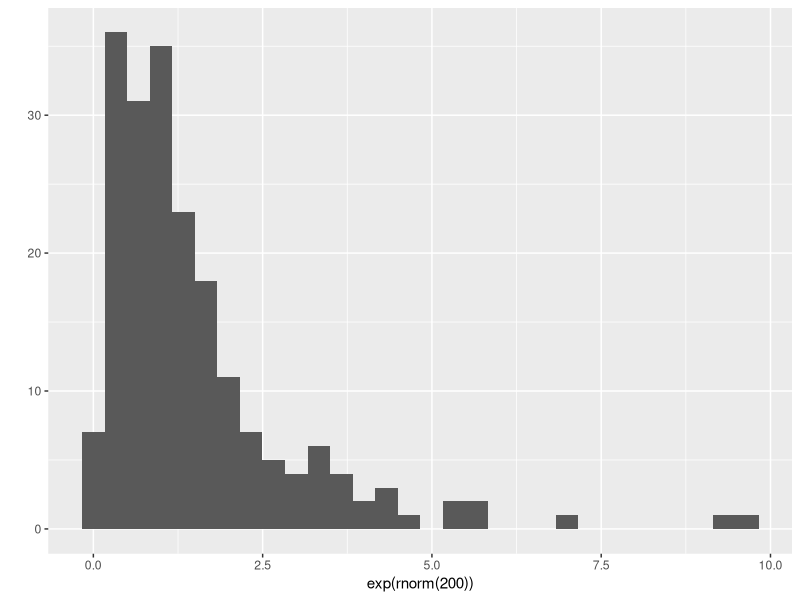

The R source for this figure:
## ---- chunk 1
knitr::opts_chunk$set(echo = FALSE, cache=TRUE, messages=FALSE, warning=FALSE)
library(ggplot2)
## ---- chunk 2
qplot(exp(rnorm(200)))
